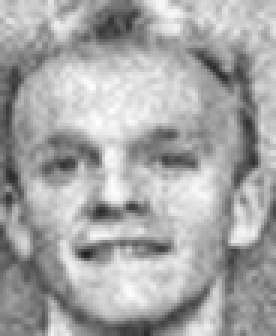
#> input picture dataset/Testing_LR_CLAHE_escala2/s5/5.png, 92 x 112 px (shown 3 times larger)
$ jupyter execute generacionImagenesClahe_semana5_escala2.ipynb
#> lines starting #> are read from the running program, lines starting #| are printed output that depends on the picture; after the words box and inside, x2 and y2 are one past the last pixel; in counts of white or black regions, pixels touching at a corner belong together
[cell 1]
import os
import cv2
import numpy as np
from tqdm import tqdm

[cell 2]
# =====================================================
# DIRECTORIOS
# =====================================================

#INPUT_DIR  = "dataset/Training_LR_escala2"
#OUTPUT_DIR = "dataset/CLAHE/Training_CLAHE_escala2"
INPUT_DIR  = "dataset/Testing_LR_CLAHE_escala2"
OUTPUT_DIR = "dataset/CLAHE/Testing_CLAHE_escala2"
os.makedirs(OUTPUT_DIR, exist_ok=True)

[cell 3]
# =====================================================
# CLAHE CON MÁSCARA
# =====================================================

def clahe_con_mascara(imagen_gray,
                      clip_limit=2.0,
                      tile_grid_size=(8, 8)):

    _, mascara_rostro = cv2.threshold(
        imagen_gray,
        15,
        255,
        cv2.THRESH_BINARY
    )

    mascara_suave = cv2.GaussianBlur(
        mascara_rostro,
        (5, 5),
        0
    )

    mascara_norm = mascara_suave.astype(np.float32) / 255.0

    img_filtrada = cv2.bilateralFilter(
        imagen_gray,
        d=3,
        sigmaColor=20,
        sigmaSpace=20
    )

    clahe = cv2.createCLAHE(
        clipLimit=clip_limit,
        tileGridSize=tile_grid_size
    )

    img_clahe = clahe.apply(img_filtrada)

    resultado = (
        img_clahe.astype(np.float32) * mascara_norm +
        imagen_gray.astype(np.float32) * (1.0 - mascara_norm)
    )

    return resultado.astype(np.uint8)

[cell 4]
# =====================================================
# BUSCAR IMÁGENES
# =====================================================

imagenes = []

for root, dirs, files in os.walk(INPUT_DIR):

    for file in files:

        if file.lower().endswith(".png"):

            imagenes.append(
                os.path.join(root, file)
            )
#> pass 2 of the loop `for root, dirs, files in os.walk(INPUT_DIR):`:
#> pass 3 of the loop `for root, dirs, files in os.walk(INPUT_DIR):`:
#> the loop made 4 passes; the first 3 are shown

print(f"Imágenes encontradas: {len(imagenes)}")

[cell 5]
# =====================================================
# GENERAR DATASET CLAHE en escala x4
# =====================================================

for ruta_img in tqdm(imagenes):

    img = cv2.imread(
        ruta_img,
        cv2.IMREAD_GRAYSCALE
    )
#> img is the input picture: shape (112, 92); min 32, max 255, mean 166.5

    if img is None:
        continue

    resultado = clahe_con_mascara(img)
#> in clahe_con_mascara, `_, mascara_rostro = cv2.threshold( imagen_gray, 15, 255, cv2.THRESH_BI..`: mascara_rostro: shape (112, 92); every value is 255
#> in clahe_con_mascara, `mascara_norm = mascara_suave.astype(np.float32) / 255.0`: mascara_norm: shape (112, 92) float32; every value is 1
#> in clahe_con_mascara, `img_clahe = clahe.apply(img_filtrada)`:
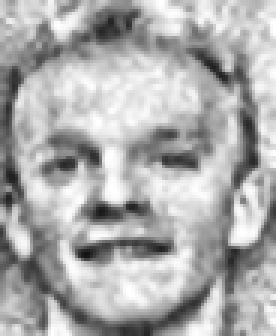
#> img_clahe: shape (112, 92) (shown 3 times larger); min 19, max 255, mean 172.1

    # Mantener estructura s1, s2, ..., s40

    relative_path = os.path.relpath(
        ruta_img,
        INPUT_DIR
    )

    save_path = os.path.join(
        OUTPUT_DIR,
        relative_path
    )

    os.makedirs(
        os.path.dirname(save_path),
        exist_ok=True
    )

    cv2.imwrite(
        save_path,
        resultado
    )
#> pass 2 of the loop `for ruta_img in tqdm(imagenes):`:
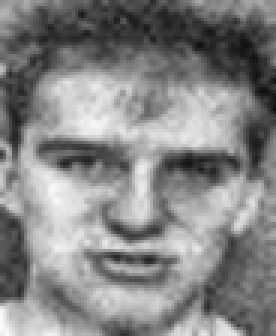
#> input picture dataset/Testing_LR_CLAHE_escala2/s30/30.png, 92 x 112 px (shown 3 times larger)
#> img is the input picture: shape (112, 92); min 15, max 252, mean 132.8
#> in clahe_con_mascara (call 2), `_, mascara_rostro = cv2.threshold( imagen_gray, 15, 255, cv2.THRESH_BI..`:
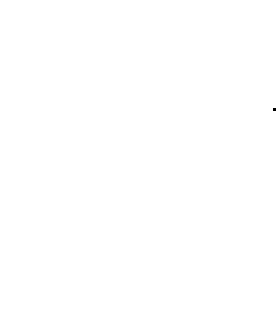
#> mascara_rostro: shape (112, 92) (shown 3 times larger); 100% white; black in thin lines or dots, all inside (x1, y1, x2, y2) = (91, 36, 92, 37)
#> in clahe_con_mascara (call 2), `img_clahe = clahe.apply(img_filtrada)`:
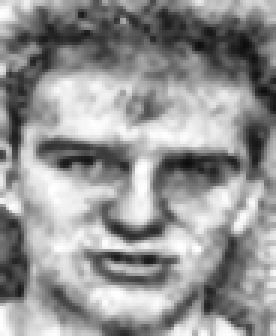
#> img_clahe: shape (112, 92) (shown 3 times larger); min 13, max 255, mean 148.1
#> pass 3 of the loop `for ruta_img in tqdm(imagenes):`:
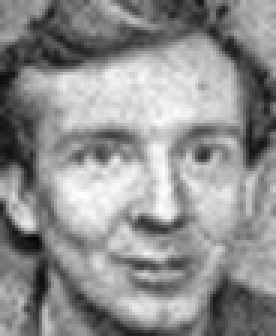
#> input picture dataset/Testing_LR_CLAHE_escala2/s3/3.png, 92 x 112 px (shown 3 times larger)
#> img is the input picture: shape (112, 92); min 3, max 254, mean 143.2
#> in clahe_con_mascara (call 3), `_, mascara_rostro = cv2.threshold( imagen_gray, 15, 255, cv2.THRESH_BI..`:
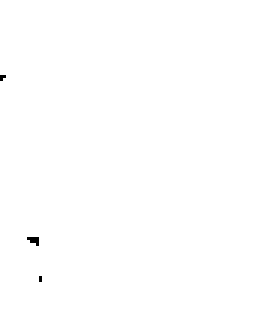
#> mascara_rostro: shape (112, 92) (shown 3 times larger); 99.9% white; black in thin lines or dots, all inside (x1, y1, x2, y2) = (0, 25, 14, 94)
#> in clahe_con_mascara (call 3), `img_clahe = clahe.apply(img_filtrada)`:
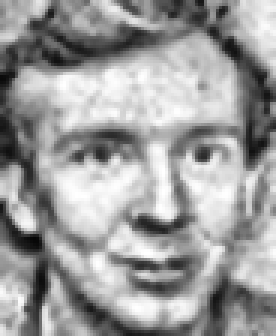
#> img_clahe: shape (112, 92) (shown 3 times larger); min 5, max 255, mean 156.6

print("\nDataset CLAHE escala x2 generado correctamente.")
print(f"Total imágenes: {len(imagenes)}")
print(f"Guardado en: {OUTPUT_DIR}")
